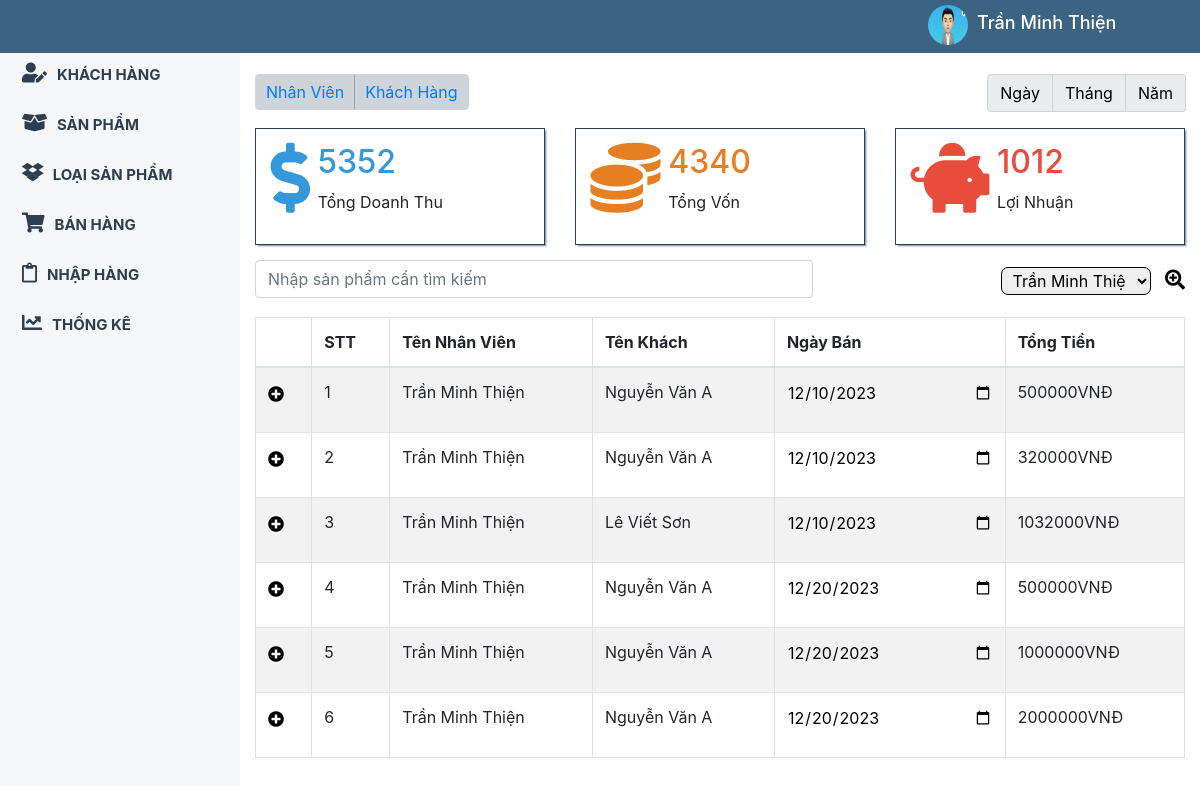
The page /index.php?muc=doanhthu&loai=chung (signed in) on the database its author committed.
### tables this page shows
CREATE TABLE `hoadonban` (
  `id_hd` int(255) NOT NULL,
  `id_nv` int(255) NOT NULL,
  `id_k` int(255) NOT NULL,
  `ngayban` date NOT NULL,
  `tongtien` int(255) NOT NULL
);

CREATE TABLE `nhanvien` (
  `id_nv` int(255) NOT NULL,
  `tennv` varchar(255) NOT NULL,
  `gioitinh` varchar(255) NOT NULL,
  `ngaysinh` date NOT NULL,
  `diachi` varchar(255) NOT NULL,
  `sdt` varchar(255) NOT NULL,
  `hinhanh` varchar(255) NOT NULL,
  `ngaygianhap` date NOT NULL
);

CREATE TABLE `khachhang` (
  `id_k` int(255) NOT NULL,
  `tenk` varchar(255) NOT NULL,
  `gioitinh` varchar(255) NOT NULL,
  `sdt` varchar(255) NOT NULL,
  `ngaythem` date NOT NULL
);

### index.php (called while the page is built, shortened)
<?php
	require_once 'Controller/HomeController.php';
	$HT=new HomeControl();
	$HT->Dieuhuong();
 ?>

### Model/BaseModel.php (called while the page is built, shortened)
<?php
class BaseModel
{
	private $maychu = 'localhost';
	private $tk = 'root';
	private $mk = '';
	private $csdl = 'admindb_qlbanhang';
	private $bienketnoi = null;
	public function ketnoi()
	{
		$this->bienketnoi = new mysqli($this->maychu, $this->tk, $this->mk, $this->csdl);
		mysqli_set_charset($this->bienketnoi, 'utf8');
	}
	public function data($sql)
	{
		$sq = "SELECT * FROM $sql";
		$this->ketqua = $this->bienketnoi->query($sq);
		if ($this->ketqua->num_rows == 0) {
			$data = 0;
		} else {
			while ($row = $this->ketqua->fetch_assoc()) {
				$data[] = $row;
			}
		}
		return $data;
	}
}
?>

### View/doanhthu.php (the view, shortened to what this page needs)
<content>
	<div class="container">
		<div class="row">
			<div class="col-sm-6">
				<div class="chonchucnang">
					<div class="input-group mb-3">
					    <div class="input-group-prepend">
					      <button><a href="?muc=doanhthu&loai=chung&doanhthu=nhanvien">Nhân Viên</a></button>
					      <button><a href="?muc=doanhthu&loai=chung&doanhthu=khach">Khách Hàng</a></button>
					    </div>
					</div>
				</div>
			</div>
			<div class="col-sm-6">
				<div class="chonngay">
					<form method="post">
						<div class="input-group mb-3">
						    <div class="input-group-prepend">
						      <span class="input-group-text"><button type="submit" name="ngay" href="">Ngày</button></span>
						      <span class="input-group-text"><button type="submit" name="thang" href="">Tháng</button></span>
						      <span class="input-group-text" style="border-top-right-radius: 3px;border-bottom-right-radius: 3px;"><button type="submit" name="nam" href="">Năm</button></span>
						    </div>
						  </div>
					</form>
				</div>
			</div>
		</div>
		<div class="row">
			<div class="col-sm-4">
				<div class="item-box">
					<div class="left-box">
						<i style="color: #3498db" class="fas fa-dollar-sign"></i>
					</div>
					<div class="right-box">
						<?php
						$dem=0;
						if ($hoadonban!=0) {
						foreach ($hoadonban as $key) {
								$dem+=$key['tongtien'];
						}?><h2 style="color: #3498db"><?php echo $dem; ?></h2><?php
						}
						else{
							?><h2 style="color: #3498db"><?php echo 0; ?></h2><?php
						}
						?>
						<p>Tổng Doanh Thu</p>
					</div>
				</div>
			</div>
			<div class="col-sm-4">
				<div class="item-box">
					<div class="left-box">
						<i style="color: #e67e22" class="fas fa-coins"></i>
					</div>
					<div class="right-box">
						<?php
						$dem1=0;
						if ($hoadonban!=0) {
						foreach ($hoadonban as $ke)
						{
							foreach ($chitietban as $value){
								if ($ke['id_hd']==$value['id_hd']) {
									foreach ($sanpham as $key) {
										if ($key['id_sp']==$value['id_sp']) {
										$dem1+=$key['gianhap'] * $value['soluong'];
									}
									}
								}
							}
						}
						?><h2 style="color: #e67e22" ><?php echo $dem1; ?></h2>
						<?php
					}
						else{
							?><h2 style="color: #e67e22"><?php echo 0; ?></h2>
						<?php
						}
						 ?>
						<p>Tổng Vốn</p>
					</div>
				</div>
			</div>
			<div class="col-sm-4">
				<div class="item-box">
					<div class="left-box">
						<i style="color: #e74c3c" class="fas fa-piggy-bank"></i>
					</div>
					<div class="right-box">
						<h2 style="color: #e74c3c"><?php echo $dem-$dem1; ?></h2>
						<p>Lợi Nhuận</p>
					</div>
				</div>
			</div>
		</div>
		<div class="lockho">
			<input class="form-control" id="myInput" type="text" placeholder="Nhập sản phẩm cần tìm kiếm">
			<form method="post">
				<select name="id_k" class="khach">
				<?php if (isset($_GET['doanhthu'])) {
						if ($_GET['doanhthu']=='khach') {
							if (isset($ky)) {
							foreach ($khachhang as $key) {
							if ($key['id_k']==$ky) {
								?>
									<option selected value="<?php echo $key['id_k']; ?>">
									<?php echo $key['tenk']; ?>
									</option>
								<?php
							}
							else{
							?>
							<option value="<?php echo $key['id_k']; ?>">
								<?php echo $key['tenk']; ?>
								</option>
							<?php
							}
						}
						}
						else{
							foreach ($khachhang as $key) {
							?>
							<option value="<?php echo $key['id_k']; ?>">
								<?php echo $key['tenk']; ?>
								</option>
							<?php
							}
						}
					}
					else{
							if (isset($ky)) {
							foreach ($nhanvien as $key) {
							if ($key['id_nv']==$ky) {
								?>
									<option selected value="<?php echo $key['id_nv']; ?>">
								<?php echo $key['tennv']; ?>
								</option>
								<?php
							}
							else{
							?>
							<option value="<?php echo $key['id_nv']; ?>">
								<?php echo $key['tennv']; ?>
								</option>
							<?php
							}
						}
						}
						else{
							foreach ($nhanvien as $key) {
							?>
							<option value="<?php echo $key['id_nv']; ?>">
								<?php echo $key['tennv']; ?>
								</option>
							<?php
							}
						}
					}
				}
					else{
						if (isset($ky)) {
							foreach ($nhanvien as $key) {
							if ($key['id_nv']==$ky) {
								?>
									<option selected value="<?php echo $key['id_nv']; ?>">
								<?php echo $key['tennv']; ?>
								</option>
								<?php
							}
							else{
							?>
							<option value="<?php echo $key['id_nv']; ?>">
								<?php echo $key['tennv']; ?>
								</option>
							<?php
							}
						}
						}
						else{
							foreach ($nhanvien as $key) {
							?>
							<option value="<?php echo $key['id_nv']; ?>">
								<?php echo $key['tennv']; ?>
								</option>
							<?php
							}
						}
					}
				 ?>
				</select>
				<button type="submit" name="lockho" class="nutbam"><i class="fas fa-search-plus"></i></button>
			</form>
		</div>
	<table class="table table-bordered table-striped">
    <thead>
      <tr>
    	<th></th>
        <th>STT</th>
        <th>Tên Nhân Viên</th>
        <th>Tên Khách</th>
        <th>Ngày Bán</th>
        <th>Tổng Tiền</th>
      </tr>
    </thead>
    <tbody id="myTable">
	<?php
		$i=0;
		if ($hoadonban!=0) {
		foreach ($hoadonban as $value) {
		$i++;
	?>
	<tr>
	<form method="post">
		<td><i id="them" href="#" data-target="#login<?php echo $i; ?>" data-toggle="modal" class="fa fa-plus-circle btn btn-primary login-trigger"></i></td>
		<td><?php echo $i; ?>
		</td>
		<td>
			<?php foreach ($nhanvien as $key) {
					if ($value['id_nv']==$key['id_nv']) {
						?>
						<p><?php echo $key['tennv']; ?></p>
					<?php
				}
			} ?>
		</td>
		<td>
			<?php foreach ($khachhang as $key) {
					if ($value['id_k']==$key['id_k']) {
						?>
						<span><?php echo $key['tenk']; ?></span>
						<?php
					}
				} ?>
		</td>
		<td>
			<input type="date" value="<?php echo $value['ngayban']; ?>" name="">
		</td>
		<td>
			<p><?php echo $value['tongtien'].'000VNĐ'; ?></p>
		</td>
	</form>
	</tr>
	<?php }
		}
	 ?>
    </tbody>
  </table>
</div>
</content>
  	</div>
</div>

### css/style.css (style rules this page uses)
* { margin: 0; padding: 0; }
.btn { padding: 0; color: black; background: none; border: none; }
.table input { width: 100%; border: none; background: none; }
.table { margin-top: 20px; }
button { background: none; padding: 0; border: none; }
#ndung input, select { padding: 2px 7px; margin: 7px 0; border-radius: 7px; border: 1px solid black; }
.item-box { border: 1px solid #2c3e50; box-shadow: .1rem .1rem .1rem #95a5a6; }
.item-box i { font-size: 70px; }
.item-box { padding: 5% 5%; float: left; display: block; width: 100%; }
.item-box .left-box { float: left; }
.item-box .right-box { float: left; padding: 0 3%; }
.lockho { display: block; width: 100%; float: left; margin: 15px 0; }
.lockho input { float: left; width: 60%; }
.lockho form { float: right; }
.lockho form select { margin-right: 10px; width: 150px; }
.lockho form button i { font-size: 20px; }
.chonngay form { float: right; }
.chonchucnang button { padding: 5px 10px; background: #ced4da; }
.chonchucnang .input-group-prepend { border: 1px solid #ced4da; border-radius: .25em; }
.chonchucnang button:last-child { border-left: 1px solid #95a5a6; }

### rows shown on the page
hoadonban: ngayban "12/10/2023", tongtien "500"
nhanvien: tennv "Trần Minh Thiện"
khachhang: tenk "Nguyễn Văn A"
hoadonban: ngayban "12/10/2023", tongtien "320"
hoadonban: ngayban "12/10/2023", tongtien "1032"
khachhang: tenk "Lê Viết Sơn"
hoadonban: ngayban "12/20/2023", tongtien "500"
hoadonban: ngayban "12/20/2023", tongtien "1000"
hoadonban: ngayban "12/20/2023", tongtien "2000"

### other values the page prints
$_SESSION['nhanvien'][0]['tennv'] "Trần Minh Thiện"
$dem "5352"
$dem1 "4340"
$dem-$dem1 "1012"
form field id_k "Trần Minh Thiện"
